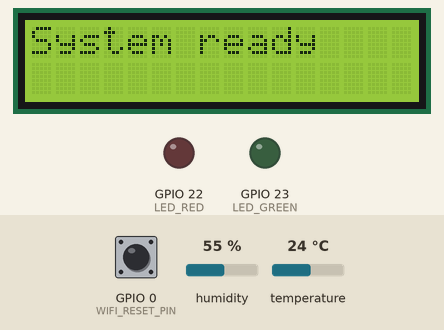
Simulated run of this program. Board: ESP32. Shown: 16×2 character LCD, output pins drawn as LEDs (lit = HIGH). The test bench sets the inputs (shaded band); at power-on: GPIO 0 (WIFI_RESET_PIN) HIGH, humidity 55 %, temperature 24 °C. WiFi joins after 1.5 s; servers stay silent unless stated; the local clock reads 2024-03-15 10:24:30 at power-on unless the program sets it; random numbers use the default seed unless the program sets one; EEPROM starts erased; no MQTT or app messages arrive unless stated; what the program prints to the serial monitor is not drawn.

Above: at 5.6 s.
At 7.2 s:
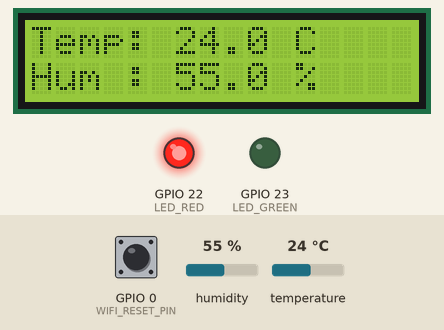
Timing chart, 0 to 8.7 s (numbered marks = the images above):
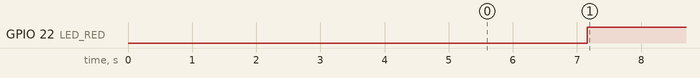

The program:

main.cpp
```cpp
#include <Arduino.h>

#include "SensorManager.h"
#include "TimeManager.h"
#include "MqttManager.h"
#include "WifiManagerCustom.h"
#include "Config.h"
#include "LEDManager.h"
#include "LcdManager.h"

// Gestionnaires des différents composants de l'ESP32
SensorManager sensorManager;
TimeManager timeManager;
MqttManager mqttManager;
WifiManagerCustom wifiManager;
LEDManager ledManager;
LcdManager lcdManager;

void setup() {

    // Initialisation de la communication série pour le débogage
    Serial.begin(115200);
    delay(1000);

    Serial.println("=== ESP32 START ===");

    // Connexion automatique au réseau Wi-Fi
    wifiManager.begin();

    // Synchronisation de l'horloge via un serveur NTP
    timeManager.begin();

    // Initialisation de la connexion au broker MQTT
    mqttManager.begin();

    // Initialisation du capteur DHT11
    sensorManager.begin();

    // Initialisation des LEDs d'état
    ledManager.begin();

    // Initialisation de l'écran LCD
    lcdManager.begin();
}

void loop() {

    // Maintient la connexion MQTT active
    mqttManager.loop();

    Measurement measurement;

    // Lecture des mesures du capteur
    if (sensorManager.read(measurement)) {

        // Construction du message JSON à envoyer au backend
        String payload =
            "{"
            "\"temperature\":" +
            String(measurement.temperature, 2) +
            ","
            "\"humidite\":" +
            String(measurement.humidity, 2) +
            ","
            "\"dateMesure\":\"" +
            timeManager.getDateISO() +
            "\","
            "\"idCapteur\":\"" +
            String(CAPTEUR_ID) +
            "\""
            "}";

        Serial.println(payload);

        // Publication des données sur le broker MQTT
        bool sent = mqttManager.publish(payload);

        if (sent) {
            Serial.println("Les mesures ont été envoyées avec succès via MQTT.");
        } else {
            Serial.println("Erreur d'envoi MQTT.");
        }
    }
    else {

        // La lecture du capteur a échoué
        Serial.println("Erreur lecture DHT11");
    }

    // Mise à jour des LEDs selon les valeurs mesurées
    ledManager.update(measurement.temperature, measurement.humidity);

    // Affichage des mesures sur l'écran LCD
    lcdManager.show(measurement.temperature, measurement.humidity);

    // Attente avant la prochaine acquisition
    delay(DELAY_MESURE_MS);
}
```

LedManager.cpp
```cpp
#include "LEDManager.h"
#include "Config.h"

void LEDManager::begin() {

    // Configuration des broches des LEDs en sortie
    pinMode(LED_RED, OUTPUT);
    pinMode(LED_GREEN, OUTPUT);

    // Extinction des LEDs au démarrage
    digitalWrite(LED_RED, LOW);
    digitalWrite(LED_GREEN, LOW);
}

void LEDManager::update(float temp, float hum) {

    // Vérifie si les mesures sont comprises dans les seuils définis
    bool tempOk = (temp >= TEMP_MIN && temp <= TEMP_MAX);
    bool humOk  = (hum >= HUM_MIN && hum <= HUM_MAX);

    // LED verte si les mesures sont conformes,
    // sinon LED rouge
    if (tempOk && humOk) {
        digitalWrite(LED_GREEN, HIGH);
        digitalWrite(LED_RED, LOW);
    }
    else {
        digitalWrite(LED_GREEN, LOW);
        digitalWrite(LED_RED, HIGH);
    }
}
```

LedManager.h
```cpp
#pragma once
#include <Arduino.h>

/**
 * @brief Gère l'état des LEDs en fonction des mesures de température
 *        et d'humidité.
 */
class LEDManager {
public:

    /**
     * @brief Initialise les broches des LEDs.
     */
    void begin();

    /**
     * @brief Met à jour l'état des LEDs selon les seuils définis.
     *
     * @param temp Température mesurée (°C).
     * @param hum Humidité mesurée (%).
     */
    void update(float temp, float hum);

private:
    int LED_RED = 22;
    int LED_GREEN = 23;
};
```

MqttManager.cpp
```cpp
#include "MqttManager.h"
#include "Config.h"

void MqttManager::begin() {

    // Configure le client avec l'adresse du broker MQTT
    // (saisie dans le portail Wi-Fi, ou valeur par défaut de Config.h)
    mqttServer = loadMQTTConfig();

    Serial.print("MQTT Broker : ");
    Serial.println(mqttServer);

    client.setServer(
        mqttServer.c_str(),
        MQTT_PORT
    );
}

void MqttManager::connect() {

    // Tente de se connecter au broker tant que la connexion n'est pas établie
    while (!client.connected()) {

        Serial.print("Connexion MQTT...");

        String clientId =
            "ESP32-" + String(random(1000, 9999));

        if (client.connect(clientId.c_str())) {

            Serial.println(" OK");

        } else {

            Serial.print(" ECHEC rc=");
            Serial.println(client.state());

            delay(3000);
        }
    }
}

void MqttManager::loop() {

    // Vérifie la connexion et traite les échanges MQTT
    if (!client.connected()) {
        connect();
    }

    client.loop();
}

bool MqttManager::publish(const String& payload) {

    // Publie le message sur le topic configuré
    return client.publish(
        MQTT_TOPIC,
        payload.c_str()
    );
}

String MqttManager::loadMQTTConfig() {

    // Lit l'adresse enregistrée, sinon retourne celle de Config.h
    Preferences prefs;
    prefs.begin(PREFS_NAMESPACE, false);
    String server = prefs.getString(PREFS_KEY_MQTT_BROKER, MQTT_BROKER);
    prefs.end();

    return server;
}

bool MqttManager::saveMQTTConfig(const String& server) {

    String value = server;
    value.trim();

    // Refuse une adresse vide ou contenant des caractères invalides
    if (value.length() == 0) {
        return false;
    }

    for (unsigned int i = 0; i < value.length(); i++) {
        char c = value[i];
        if (!isalnum(c) && c != '.' && c != '-') {
            return false;
        }
    }

    Preferences prefs;
    prefs.begin(PREFS_NAMESPACE, false);
    prefs.putString(PREFS_KEY_MQTT_BROKER, value);
    prefs.end();

    return true;
}
```

MqttManager.h
```cpp
#pragma once

#include <PubSubClient.h>
#include <WiFi.h>
#include <Preferences.h>
#include <WiFiManager.h>

/**
 * @brief Gère la connexion et les échanges avec le broker MQTT.
 */
class MqttManager {

public:

    /**
     * @brief Initialise la configuration du client MQTT.
     */
    void begin();

    /**
     * @brief Maintient la connexion avec le broker MQTT.
     */
    void loop();

    /**
     * @brief Publie un message sur le topic configuré.
     *
     * @param payload Message à publier au format JSON.
     * @return true si l'envoi a réussi, false sinon.
     */
    bool publish(const String& payload);

    /**
     * @brief Charge l'adresse du broker MQTT depuis la mémoire persistante.
     *
     * @return Adresse saisie dans le portail Wi-Fi, ou MQTT_BROKER (Config.h) par défaut.
     */
    static String loadMQTTConfig();

    /**
     * @brief Enregistre l'adresse du broker MQTT dans la mémoire persistante.
     *
     * @param server Adresse IP ou nom d'hôte du broker.
     * @return true si l'adresse est valide et enregistrée, false sinon.
     */
    static bool saveMQTTConfig(const String& server);

private:
    WiFiClient espClient;
    PubSubClient client{espClient};

    String mqttServer;

    /**
     * @brief Établit la connexion au broker MQTT.
     */
    void connect();
};
```

SensorManager.cpp
```cpp
#include "SensorManager.h"
#include "Config.h"

void SensorManager::begin() {

    // Initialisation du capteur DHT11
    dht.setup(DHT_PIN, DHTesp::DHT11);
}

bool SensorManager::read(Measurement& measurement) {

    // Lecture des mesures du capteur
    measurement.temperature = dht.getTemperature();
    measurement.humidity = dht.getHumidity();

    // Retourne l'état de la lecture
    return dht.getStatus() == DHTesp::ERROR_NONE;
}
```

SensorManager.h
```cpp
#pragma once

#include <DHTesp.h>

/**
 * @brief Représente une mesure du capteur.
 */
struct Measurement {
    float temperature;
    float humidity;
};

/**
 * @brief Gère l'initialisation et la lecture du capteur DHT11.
 */
class SensorManager {
public:

    /**
     * @brief Initialise le capteur DHT11.
     */
    void begin();

    /**
     * @brief Lit les mesures du capteur.
     *
     * @param measurement Structure contenant les valeurs lues.
     * @return true si la lecture a réussi, false sinon.
     */
    bool read(Measurement& measurement);

private:
    DHTesp dht;
};
```

TimeManager.cpp
```cpp
#include "TimeManager.h"
#include "Config.h"
#include <time.h>

void TimeManager::begin() {

    // Configure la synchronisation de l'horloge avec le serveur NTP
    configTime(
        GMT_OFFSET_SEC,
        DAYLIGHT_OFFSET_SEC,
        NTP_SERVER
    );

    struct tm timeinfo;

    // Attend que la synchronisation soit terminée
    while (!getLocalTime(&timeinfo)) {
        Serial.println("Synchronisation NTP...");
        delay(1000);
    }

    Serial.println("Heure synchronisée !");
}

String TimeManager::getDateISO() {

    struct tm timeinfo;

    // Retourne une valeur par défaut si l'heure n'est pas disponible
    if (!getLocalTime(&timeinfo)) {
        return "unknown";
    }

    char buffer[25];

    // Formate la date au format ISO 8601
    strftime(
        buffer,
        sizeof(buffer),
        "%Y-%m-%dT%H:%M:%S",
        &timeinfo
    );

    return String(buffer);
}
```

TimeManager.h
```cpp
#pragma once

#include <Arduino.h>

/**
 * @brief Gère la synchronisation de l'heure via un serveur NTP.
 */
class TimeManager {
public:

    /**
     * @brief Initialise la synchronisation avec le serveur NTP.
     */
    void begin();

    /**
     * @brief Retourne la date et l'heure au format ISO 8601.
     *
     * @return Date et heure au format "YYYY-MM-DDTHH:MM:SS".
     */
    String getDateISO();
};
```

WifiManagerCustom.cpp
```cpp
#include "WifiManagerCustom.h"

#include <WiFiManager.h>
#include <Arduino.h>

#include "Config.h"
#include "MqttManager.h"

void WifiManagerCustom::begin() {

    // Mode station uniquement (l'ESP32 est par défaut en STA + AP)
    WiFi.mode(WIFI_STA);

    // Champ du portail pour saisir l'adresse du broker MQTT
    // (pré-rempli avec l'adresse enregistrée, ou celle de Config.h par défaut)
    String currentBroker = MqttManager::loadMQTTConfig();
    WiFiManagerParameter brokerParam(
        "broker",
        "Adresse IP du broker MQTT",
        currentBroker.c_str(),
        MQTT_BROKER_MAX_LENGTH,
        "required placeholder=\"192.168.1.100\" pattern=\"[A-Za-z0-9.\\-]+\""
    );

    WiFiManager wm;
    wm.addParameter(&brokerParam);

    // Enregistre l'adresse du broker dès que le formulaire du portail est validé
    wm.setSaveParamsCallback([&brokerParam]() {
        if (MqttManager::saveMQTTConfig(brokerParam.getValue())) {
            Serial.print("Broker MQTT enregistré : ");
            Serial.println(brokerParam.getValue());
        } else {
            Serial.println("Adresse du broker MQTT invalide, ignorée");
        }
    });

    // Délai maximal de connexion au réseau mémorisé (en secondes)
    wm.setConnectTimeout(WIFI_TIMEOUT_MS / 1000);

    // Ferme le portail après un délai sans configuration : l'ESP32 redémarre
    // et réessaie (utile si le routeur n'est pas encore prêt au démarrage)
    wm.setConfigPortalTimeout(WIFI_PORTAL_TIMEOUT_S);

    bool ok;

    if (resetRequested()) {

        // Bouton BOOT appuyé : ouvre le portail même si le réseau mémorisé est disponible
        Serial.println("Ouverture du portail de configuration Wi-Fi");
        ok = wm.startConfigPortal(WIFI_PORTAL_SSID);

    } else {

        // Tente une connexion automatique ou démarre un portail de configuration
        ok = wm.autoConnect(WIFI_PORTAL_SSID);
    }

    if (!ok) {
        Serial.println("Echec WiFi ou portail fermé, redémarrage");
        ESP.restart();
    }

    // Affiche les informations de connexion
    Serial.print("WiFi connecté à ");
    Serial.println(WiFi.SSID());
    Serial.println(WiFi.localIP());
}

bool WifiManagerCustom::resetRequested() {

    // Le bouton BOOT relie GPIO 0 à la masse lorsqu'il est appuyé
    pinMode(WIFI_RESET_PIN, INPUT_PULLUP);

    Serial.println("Appuyer sur BOOT pour reconfigurer le Wi-Fi...");

    unsigned long start = millis();
    while (millis() - start < WIFI_RESET_WINDOW_MS) {
        if (digitalRead(WIFI_RESET_PIN) == LOW) {
            return true;
        }
        delay(20);
    }

    return false;
}
```

WifiManagerCustom.h
```cpp
#pragma once

/**
 * @brief Gère la connexion de l'ESP32 à un réseau Wi-Fi via WiFiManager.
 */
class WifiManagerCustom {
public:

    /**
     * @brief Se connecte au dernier réseau mémorisé, ou ouvre un portail
     *        de configuration si aucun réseau n'est disponible
     *        (redémarre en cas d'échec).
     */
    void begin();

private:

    /**
     * @brief Laisse quelques secondes pour appuyer sur le bouton BOOT
     *        afin de forcer l'ouverture du portail de configuration.
     *
     * @return true si le bouton a été appuyé, false sinon.
     */
    bool resetRequested();
};
```

Config.h
```cpp
#pragma once

// Seuils de fonctionnement des capteurs
constexpr float TEMP_MIN = 26.0f;
constexpr float TEMP_MAX = 32.0f;

constexpr float HUM_MIN = 53.0f;
constexpr float HUM_MAX = 57.0f;

// Configuration Wi-Fi (WiFiManager : le réseau est saisi via le portail)
constexpr char WIFI_PORTAL_SSID[] = "ESP32-Setup";            // Nom du point d'accès ouvert par l'ESP32
constexpr unsigned long WIFI_TIMEOUT_MS = 30000;               // Délai de connexion au réseau mémorisé
constexpr unsigned long WIFI_PORTAL_TIMEOUT_S = 180;           // Durée du portail avant redémarrage (secondes)
constexpr int WIFI_RESET_PIN = 0;                              // Bouton BOOT de l'ESP32 (GPIO 0)
constexpr unsigned long WIFI_RESET_WINDOW_MS = 3000;           // Fenêtre au démarrage pour appuyer sur BOOT

// Configuration MQTT
constexpr int MQTT_PORT = 1883;
constexpr char MQTT_TOPIC[] = "futurekawa/bresil/entrepot1/data";
constexpr char MQTT_BROKER[] = "10.171.216.89";                // Valeur par défaut, modifiable depuis le portail Wi-Fi
constexpr int MQTT_BROKER_MAX_LENGTH = 64;                     // Taille maximale de l'adresse saisie dans le portail
constexpr char PREFS_NAMESPACE[] = "futurekawa";               // Espace de stockage en flash (NVS)
constexpr char PREFS_KEY_MQTT_BROKER[] = "mqtt_broker";        // Clé de l'adresse du broker

// Configuration du serveur NTP
constexpr char NTP_SERVER[] = "pool.ntp.org";
constexpr long GMT_OFFSET_SEC = 3600;
constexpr int DAYLIGHT_OFFSET_SEC = 3600;

// Configuration du capteur DHT11
constexpr int DHT_PIN = 32;

// Identifiant unique du capteur utilisé par le backend
constexpr char CAPTEUR_ID[] = "4da39f51-970b-4b9d-9a2a-d092af0d10f2";

// Intervalle entre deux acquisitions de mesures (en millisecondes)
constexpr int DELAY_MESURE_MS = 60000;
```

LcdManager.cpp
```cpp
#include "LcdManager.h"
#include <Wire.h>
#include <LiquidCrystal_I2C.h>

// Initialisation de l'écran LCD I2C (adresse 0x27, 16 colonnes, 2 lignes)
LiquidCrystal_I2C lcd(0x27, 16, 2);

void LcdManager::begin() {

    // Initialisation du bus I2C (SDA = GPIO 4, SCL = GPIO 16)
    Wire.begin(4, 16);

    // Initialisation de l'écran et activation du rétroéclairage
    lcd.init();
    lcd.backlight();

    // Affichage d'un message de démarrage
    lcd.setCursor(0, 0);
    lcd.print("System ready");
    delay(1500);

    lcd.clear();
}

void LcdManager::show(float temperature, float humidity) {

    // Rafraîchissement de l'affichage avec les dernières mesures
    lcd.clear();

    lcd.setCursor(0, 0);
    lcd.print("Temp: ");
    lcd.print(temperature, 1);
    lcd.print(" C");

    lcd.setCursor(0, 1);
    lcd.print("Hum : ");
    lcd.print(humidity, 1);
    lcd.print(" %");
}
```

LcdManager.h
```cpp
#pragma once

/**
 * @brief Gère l'affichage des mesures sur l'écran LCD I2C.
 */
class LcdManager {
public:

    /**
     * @brief Initialise l'écran LCD et affiche un message de démarrage.
     */
    void begin();

    /**
     * @brief Affiche les mesures de température et d'humidité.
     *
     * @param temperature Température mesurée (°C).
     * @param humidity Humidité mesurée (%).
     */
    void show(float temperature, float humidity);
};
```

Measured:
- by itself, GPIO 22 (LED_RED): LOW → HIGH at 7.2 s
- what the display in image 0 shows lasts 1.5 s, from 5.6 s to 7.1 s
